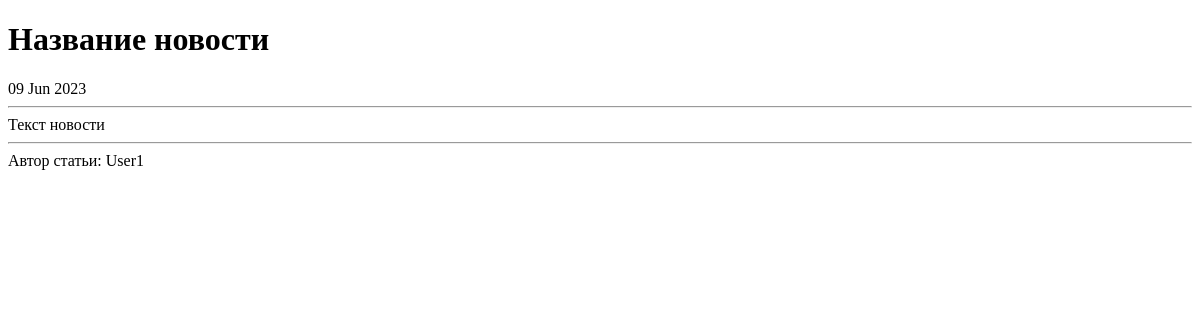
/news/1, run on an earlier commit of the app's database.
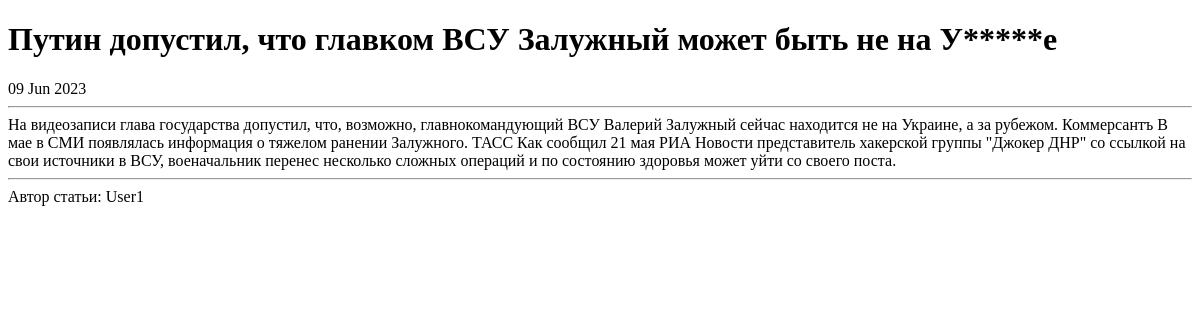
And on a later commit of the database.
### news/models.py (models this page shows, shortened)
class Post(models.Model):
    news = 'NW'
    post = 'PS'
    CAT_TYPES = [(news, 'Новость'),
                 (post, 'Статья')]
    author = models.ForeignKey(Author, on_delete=models.CASCADE)
    cat_type = models.CharField(max_length=2, choices=CAT_TYPES, default=post)
    time_in = models.DateTimeField(auto_now_add=True)
    categories = models.ManyToManyField(Category, through='PostCategory')
    post_title = models.CharField(max_length=255)
    post_text = models.TextField()
    post_rating = models.IntegerField(default=0)

class Author(models.Model):
    author_user = models.OneToOneField(User, on_delete=models.CASCADE)
    author_rating = models.IntegerField(default=0)

### news/views.py (the view)
# urls.py: path('news/<int:pk>', PostDetail.as_view(), name='post_detail'),
class PostDetail(DetailView):
    model = Post
    template_name = 'new.html'
    context_object_name = 'post'

### news/templatetags/censor_filter.py (called while the page is built)
@register.filter()
def censor(text):
   new_text = []
   for word in text.split():
      if word in CENS_SYMBOLS:
         new_text.append(word[0] + "*"*(len(word)-2) + word[-1])
      else:
         new_text.append(word)
   text = " ".join(new_text)
   return f'{text}'

### templates/new.html (shortened to what this page needs)
{% extends 'flatpages/default.html' %}
{% load censor_filter %}
{% load custom_tags %}
{% block content %}
<h1>{{ post.post_title|censor }}</h1>
    {{ post.time_in|date:'d M Y' }}
    <br>
    <hr>
    {{ post.post_text|censor }}
    <br>
    <hr>
    Автор статьи: {{ post.author.author_user }}
{% endblock content %}

What changed in the data, as far as the page shows it:
changed Post "User1": post_title|censor "Название новости" → "Путин допустил, что главком ВСУ Залужный может быть не на У*****е"; post_text|censor "Текст новости" → "На видеозаписи глава государства допустил, что, возможно, главнокомандующий ВСУ Валерий Залужный сейчас находится не на Украине, а за рубежом. Коммерсантъ В мае в СМИ появлялась информация о тяжелом ранении Залужного. ТАСС Как сообщил 21 мая РИА Новости представитель хакерской группы \"Джокер ДНР\" со ссылкой на свои источники в ВСУ, военачальник перенес несколько сложных операций и по состоянию здоровья может уйти со своего поста."
